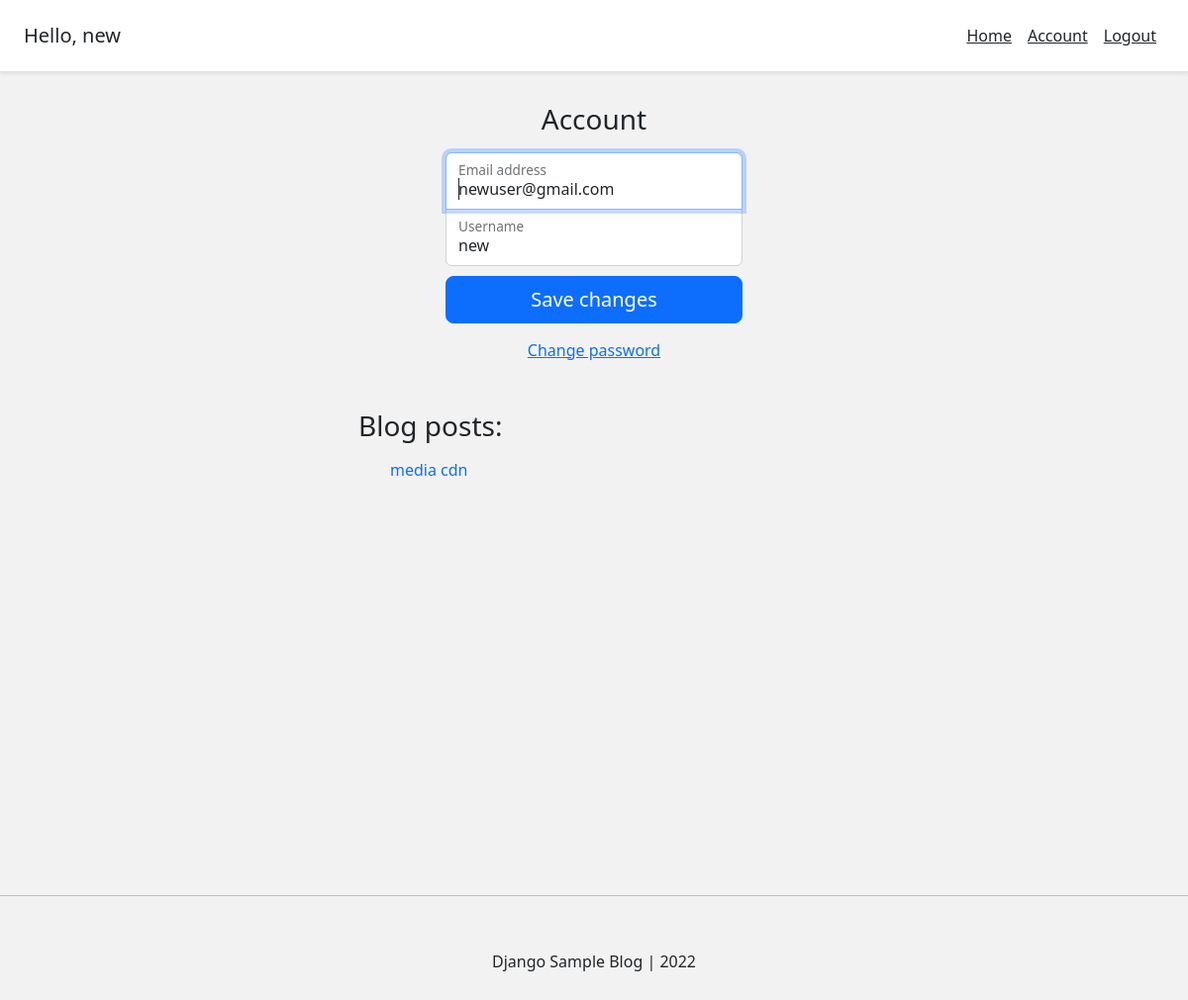
/account/ (signed in), run on the app's committed database.
### account/models.py (models this page shows, shortened)
class Account(AbstractBaseUser):
    email           = models.EmailField(verbose_name="email", max_length=60, unique=True)
    username        = models.CharField(max_length=30, unique=True)
    date_joined     = models.DateTimeField(verbose_name='date joined', auto_now_add=True)
    last_joined     = models.DateTimeField(verbose_name='last login', auto_now=True)
    is_admin        = models.BooleanField(default=False)
    is_active       = models.BooleanField(default=True)
    is_staff        = models.BooleanField(default=False)
    is_superuser    = models.BooleanField(default=False)
    USERNAME_FIELD = 'email'
    REQUIRED_FIELDS = ['username', ]
    objects = MyAccountManager()

### blog/models.py (models this page shows)
class BlogPost(models.Model):
    title = models.CharField(max_length=50, null=False, blank=False)
    body = models.TextField(max_length=5000, null=False, blank=False)
    image = models.ImageField(upload_to=upload_location, null=False, blank=False)
    date_published = models.DateTimeField(auto_now_add=True, verbose_name="date published")
    date_updated = models.DateTimeField(auto_now=True, verbose_name="date updated")
    author = models.ForeignKey(settings.AUTH_USER_MODEL, on_delete=models.CASCADE)
    slug = models.SlugField(blank=True, unique=True)
    def __str__(self):
        return self.title

### account/views.py (the view)
# urls.py: path('account/', account_view, name="account"),
def account_view(request):
    if not request.user.is_authenticated:
        return redirect('login')
    context = {}
    if request.POST:
        form = AccountUpdateForm(request.POST, instance=request.user)
        if form.is_valid():
            form.initial = {
                "email": request.POST['email'],
                "username": request.POST['username'],
            }
            form.save()
            context['success_message'] = "Updated"
    else:
        form = AccountUpdateForm(
            initial= {
                "email": request.user.email,
                "username": request.user.username,
            }
        )
    context['account_form'] = form
    blog_posts = BlogPost.objects.filter(author=request.user)
    context['blog_posts'] = blog_posts
    return render(request, 'account/account.html', context)

### account/forms.py (shortened to what this page needs)
class AccountUpdateForm(forms.ModelForm):
    class Meta:
        model = Account
        fields = ('email', 'username')

### account/templates/account/account.html (shortened to what this page needs)
{% extends 'base.html' %}
{% block content %}
<main class="form-signin w-100 m-auto">
    <form method="post">
        <h1 class="h3 mb-3 fw-normal">Account</h1>
        <div class="form-floating">
            <input type="email" name="email" class="form-control" id="floatingInput" placeholder="name@example.com"
            required autofocus value={{account_form.initial.email}}>
            <label for="floatingInput">Email address</label>
        </div>
        <div class="form-floating">
            <input type="username" name="username" class="form-control" id="floatingUsername" placeholder="Username"
            required value={{account_form.initial.username}}>
            <label for="floatingUsername">Username</label>
        </div>
        <button class="w-100 btn btn-lg btn-primary" type="submit">Save changes</button>
    </form>
</main>
<div class="d-flex flex-column">
    <a class="m-auto" href="{% url 'password_change' %}">Change password</a>
</div>
<div class="contatiner mt-4 p-4">
    <div class="row">
        <div class="blog-posts">
            <h3 class="mb-3 font-weight-normal">Blog posts:</h3>
            {% if blog_posts %}
            <ul>
                {% for post in blog_posts %}
                <a href="{% url 'blog:detail' post.slug %}" style="text-decoration: none;">
                    <li class="list-group-item">{{post}}</li>
                </a>
                {% endfor %}
            </ul>
            {% else %}
            <p>You have no blog posts. Create a post <a href="{% url 'blog:create' %}">here</a></p>
            {% endif %}
        </div>
    </div>
</div>
{% endblock content %}

### templates/snippets/header.html (shortened to what this page needs)
<link href="https://cdn.jsdelivr.net/npm/bootstrap@5.2.0-beta1/dist/css/bootstrap.min.css" rel="stylesheet">
<div class="d-flex flex-column flex-md-row align-items-center p-3 px-md-4 mb-3 bg-white border-bottom shadow-sm">
    <h5 class="my-0 mr-md-auto font-weight-normal">
        {% if request.user.is_authenticated %}
            Hello, {{request.user.username}}
        {% endif %}
    </h5>
    <nav class="d-inline-flex my-2 mt-2 my-md-0 mr-md-3 ms-md-auto">
        {% if request.user.is_authenticated %}
            <a class="p-2 text-dark" href="{% url 'home' %}">Home</a>
            <a class="p-2 text-dark" href="{% url 'account' %}">Account</a>
            <a class="p-2 text-dark" href="{% url 'logout' %}">Logout</a>
        {% else %}
            <a class="p-2 text-dark" href="{% url 'home' %}">Home</a>
            <a class="p-2 text-dark" href="{% url 'login' %}">Login</a>
            <a class="btn btn-outline-primary" href="{% url 'register' %}">Register</a>
        {% endif %}
    </nav>
</div>

### templates/snippets/base_css.html (style rules this page uses)
body { background-color: #f2f2f2; }

### account/templates/account/account.html (style rules this page uses)
.form-signin { max-width: 330px; padding: 15px; }
.form-signin input[type="email"] { margin-bottom: -1px; border-bottom-right-radius: 0; border-bottom-left-radius: 0; }
.form-signin input[type="username"] { margin-bottom: 10px; border-top-left-radius: 0; border-top-right-radius: 0; }
.h3 { text-align: center; }
.blog-posts { max-width: 500px; width: 100%; margin: auto; }

### data on the page
Account: user.username "new", email "newuser@gmail.com", username "new"
BlogPost: title "media cdn"
